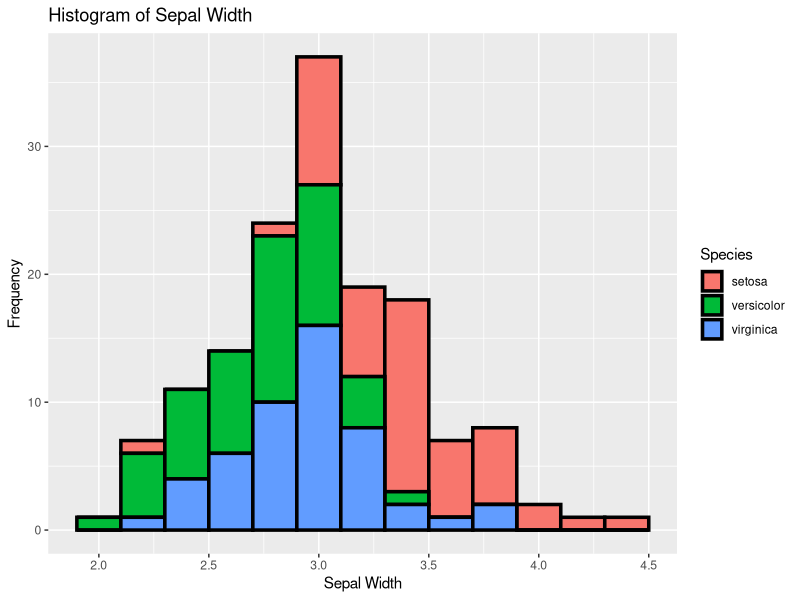
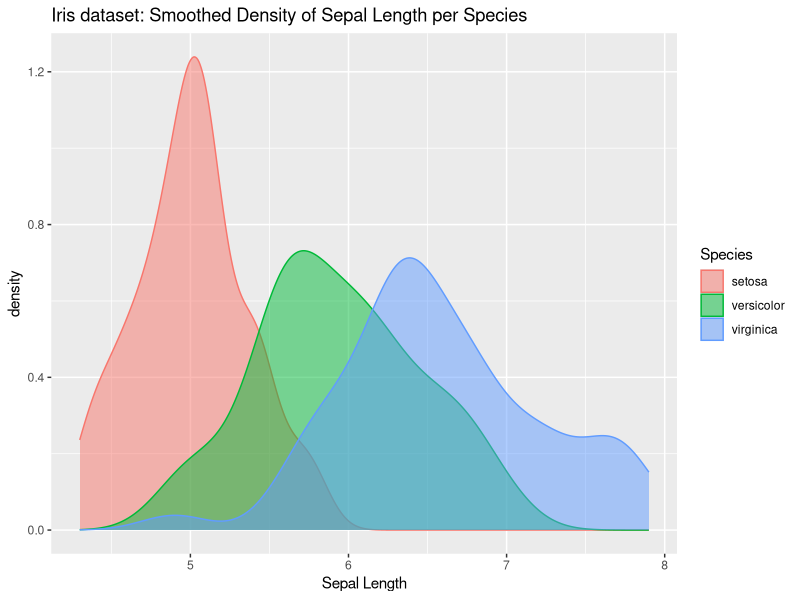
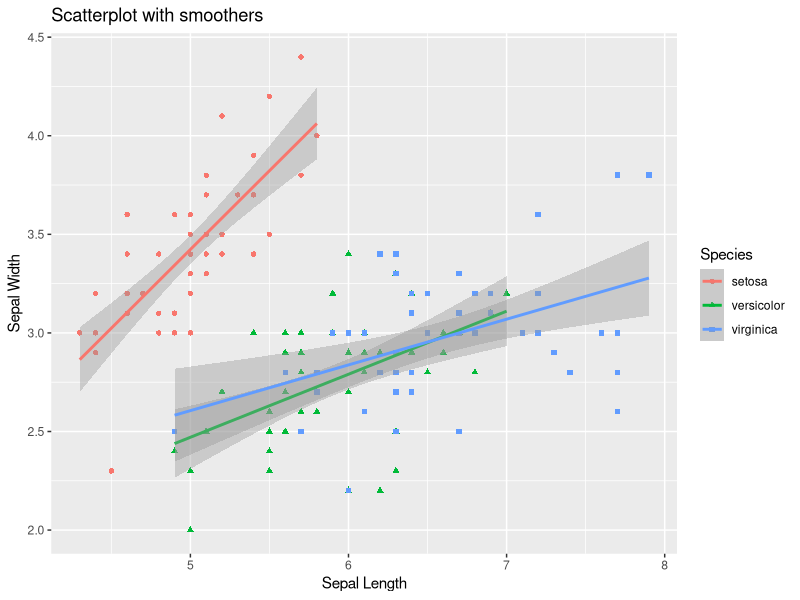
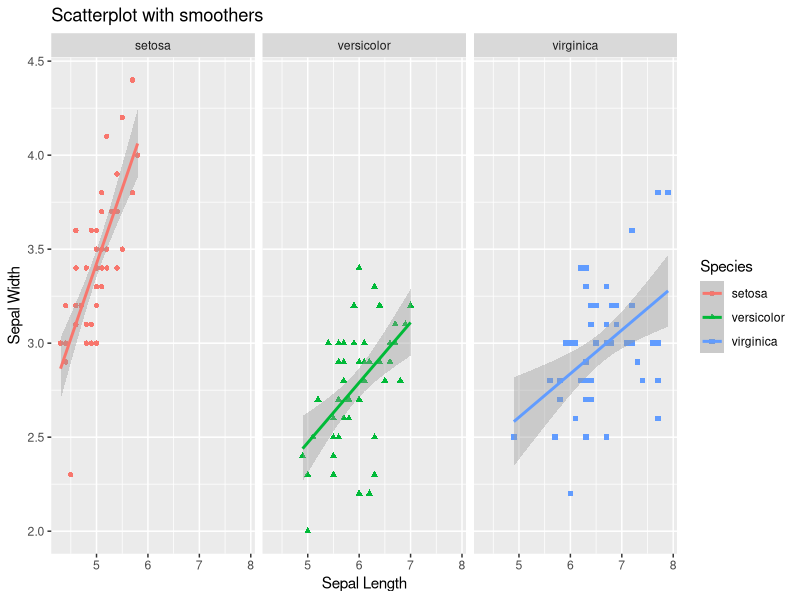
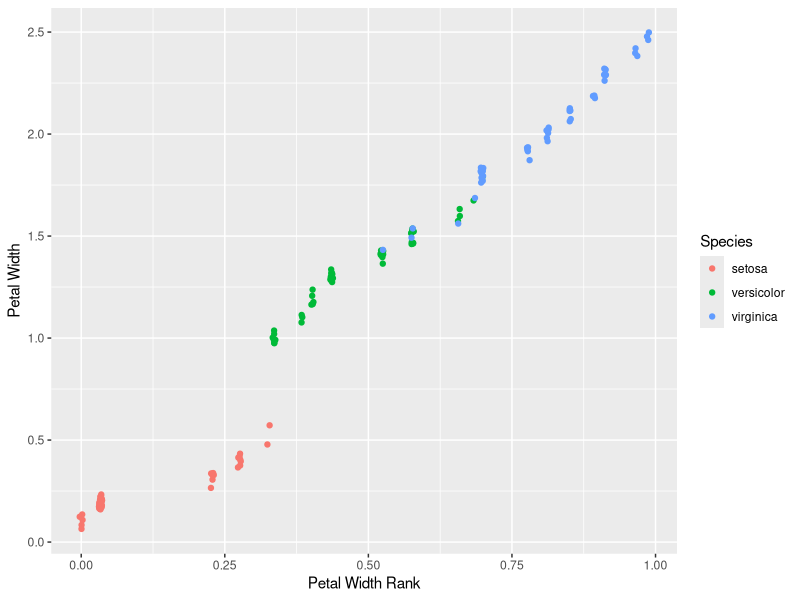

The R source for these figures, in order:
## ---- chunk 1
knitr::opts_chunk$set(echo = TRUE)
## ---- chunk 2
require(tidyverse)
## ---- chunk 3
ggplot(data = iris) +
  geom_histogram(binwidth = 0.2, aes(x = iris$Sepal.Width, fill = Species), colour = 'black', size=1.2)+
  xlab('Sepal Width') + ylab('Frequency') + ggtitle('Histogram of Sepal Width')

## ---- chunk 4
ggplot(iris) + geom_density(aes(x = iris$Sepal.Length, fill = Species, colour = Species), alpha = 0.5) +
  xlab('Sepal Length') + ylab('density') + ggtitle('Iris dataset: Smoothed Density of Sepal Length per Species')

## ---- chunk 5
ggplot(iris) + geom_point(aes(x = iris$Sepal.Length, y = iris$Sepal.Width, shape = Species, colour = Species)) +
  geom_smooth(method = lm, aes(x = iris$Sepal.Length, y = iris$Sepal.Width, colour = Species)) + 
  xlab('Sepal Length') + ylab('Sepal Width') + ggtitle('Scatterplot with smoothers')

## ---- chunk 6
ggplot(iris) + geom_point(aes(x = iris$Sepal.Length, y = iris$Sepal.Width, shape = Species, colour = Species)) +
  geom_smooth(method = lm, aes(x = iris$Sepal.Length, y = iris$Sepal.Width, colour = Species)) + 
  xlab('Sepal Length') + ylab('Sepal Width') + ggtitle('Scatterplot with smoothers') +
  facet_grid(. ~ Species)
## ---- chunk 7
iris %>% filter(Species == 'virginica') %>% summary()
## ---- chunk 8
iris %>% select(starts_with('Petal')) %>% summary
## ---- chunk 9
iris_mutated <- iris %>% mutate(Petal.Width.Rank = percent_rank(Petal.Width))
ggplot(iris_mutated) + geom_jitter(aes(x=iris_mutated$Petal.Width.Rank, y = iris_mutated$Petal.Width, col = Species)) + xlab('Petal Width Rank') + ylab('Petal Width')
